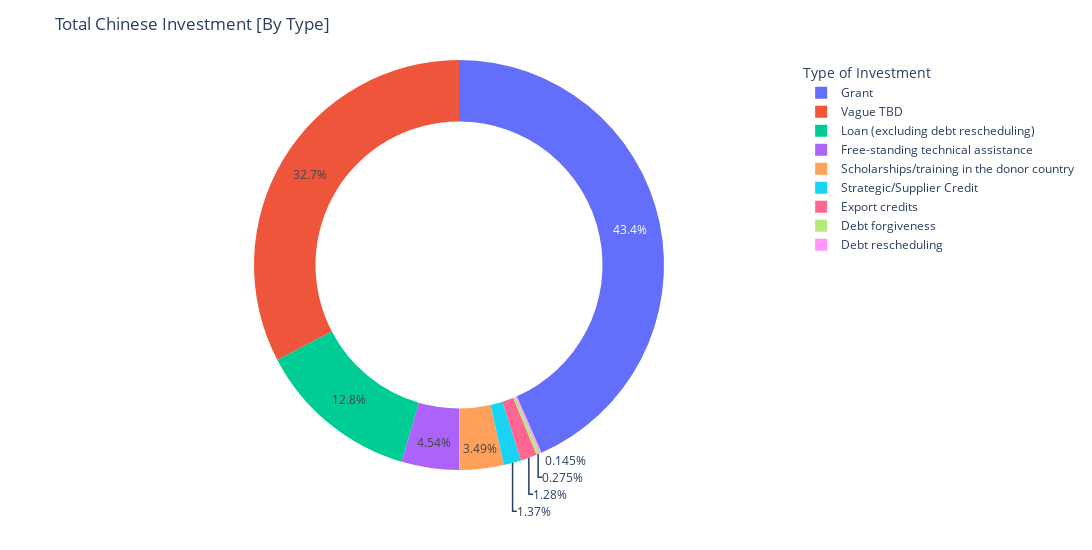

The cell this chart's notebook holds for it:
### Markdown cell above
#### The following Donut Chart gives us a look into the proportion of each Investment Type.

From the visualization we can see that Loan and Grants dominate while a huge chunk of data seems to be vague in nature meaning that it can't be placed in a specific type under AidData's nomenclature.

### Code cell
values = ms['flow'].value_counts()
class_ = pd.unique(ms['flow'])

fig = px.pie(ms, values=values, labels=class_, names = class_, hole=.7)
fig.update_layout(
    width=1850, height=550,
    title = "Total Chinese Investment [By Type]",
    legend_title_text='Type of Investment',
    showlegend=True
    
)

fig.show()

### Figure 1 — Plotly figure (JSON) as saved in the notebook; plotly's stock layout.template omitted (floating-point values rounded to 4 significant figures)
{"data": [{"domain": {"x": [0, 1], "y": [0, 1]}, "hole": 0.7, "hovertemplate": "label=%{label}<br>value=%{value}<extra></extra>", "labels": ["Grant", "Vague TBD", "Loan (excluding debt rescheduling)", "Free-standing technical assistance", "Scholarships/training in the donor country", "Strategic/Supplier Credit", "Export credits", "Debt forgiveness", "Debt rescheduling"], "legendgroup": "", "name": "", "showlegend": true, "type": "pie", "values": [2687, 2022, 794, 281, 216, 85, 79, 17, 9]}], "layout": {"height": 550, "legend": {"title": {"text": "Type of Investment"}, "tracegroupgap": 0}, "margin": {"t": 60}, "showlegend": true, "title": {"text": "Total Chinese Investment [By Type]"}, "width": 1850}}
